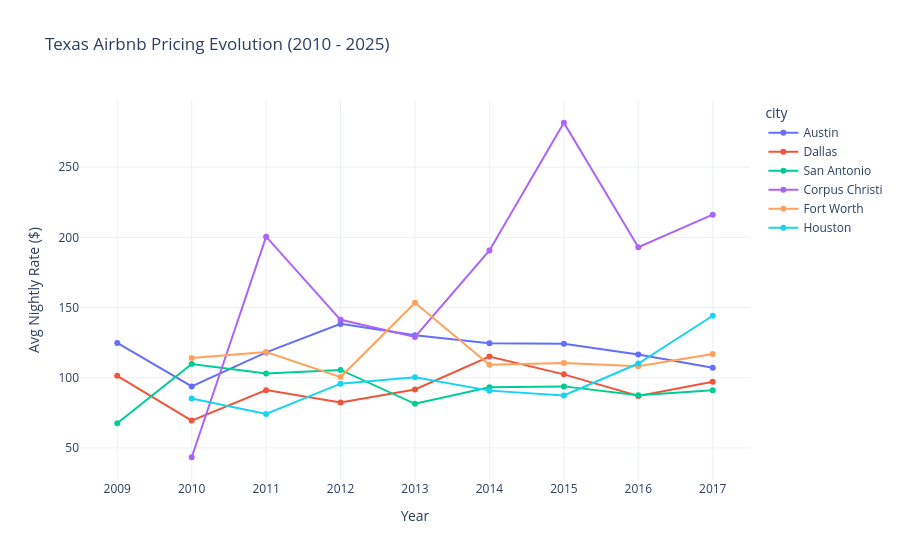

The code cell stored with this chart in its notebook:
### Markdown cell above
<p style="font-size:26px; font-weight:bold; color:#1B4F72; border-bottom: 2px solid #1B4F72; padding-bottom:10px;"> 🌀 Market Composition: Hierarchical Breakdown </p>
This Sunburst chart provides a multi-layered view of the Texas Airbnb market, moving from City (inner ring) to Capacity (outer ring). This allows us to see not just the average price, but the "weight" of each sub-market.

<span style="color:#2874A6;">◈ 1. Market Dominance (Inner Ring)</span>
The width of the inner segments represents the total "Value Volume" of each city.

Observation: The major metros (Houston, Dallas, and Austin) occupy the largest arcs, confirming that these cities represent the vast majority of the rental economy in Texas.

<span style="color:#2874A6;">◈ 2. The Inventory Mix (Outer Ring)</span>
The segments labeled 1.0, 2.0, 3.0, etc. represent the number of bedrooms.

The "One-Bedroom" Standard: In most major cities, the 1.0 segment is the widest. This indicates that the Texas market is primarily composed of smaller units, likely catering to solo travelers, couples, or business professionals.

Scaling Proportions: As we move to larger bedroom counts (3.0+), the segments become narrower. This visualizes the scarcity of large-capacity listings compared to the high volume of apartments and studios.

<span style="color:#2874A6;">◈ 3. Total Value vs. Nightly Cost</span>
average_rate_per_night_sum: This number represents the cumulative economic power of that segment. A large sum in the "1.0 bedroom" category doesn't mean it's the most expensive; it means there are so many of them that they generate the most total revenue for the city.

The Color Indicator: While the size shows volume, the color intensity shows the price level. Redder segments indicate "Premium" categories where the cost-per-unit is significantly higher than the state median.

<p style="font-size:20px; color:#1B4F72;"> 🎯 Summary Insight </p>
The Texas market is bottom-heavy. The sunburst reveals that the "Financial Engine" of the state's Airbnb market is driven by 1 and 2-bedroom properties in the urban core. While luxury 4+ bedroom houses exist, they represent a much smaller "slice" of the total market pie, suggesting that the most stable investment or travel opportunities lie in medium-capacity urban housing.

### Code cell
# 1. Group by Year and City to find the average price
# Note: Use your df_final so outliers don't fake the yearly trends
yearly_trends = df_final.groupby(['listing_year', 'city'])['average_rate_per_night'].mean().reset_index()

# 2. Filter for top 5-6 cities to keep the plot clean
top_cities = df_final['city'].value_counts().head(6).index
df_trends_top = yearly_trends[yearly_trends['city'].isin(top_cities)]

# 3. Create interactive line chart
fig = px.line(df_trends_top, 
              x="listing_year", 
              y="average_rate_per_night", 
              color="city",
              markers=True,
              title="Texas Airbnb Pricing Evolution (2010 - 2025)",
              labels={'average_rate_per_night': 'Avg Nightly Rate ($)', 'listing_year': 'Year'},
              template="plotly_white")


fig.update_layout(hovermode="x unified") # Shows all city prices when hovering over a year
fig.show()

### Figure 1 — Plotly figure (JSON) as saved in the notebook; plotly's stock layout.template omitted (floating-point values rounded to 4 significant figures)
{"data": [{"hovertemplate": "city=Austin<br>Year=%{x}<br>Avg Nightly Rate ($)=%{y}<extra></extra>", "legendgroup": "Austin", "line": {"color": "#636efa", "dash": "solid"}, "marker": {"symbol": "circle"}, "mode": "lines+markers", "name": "Austin", "orientation": "v", "showlegend": true, "type": "scatter", "x": [2009, 2010, 2011, 2012, 2013, 2014, 2015, 2016, 2017], "xaxis": "x", "y": [124.8, 93.79, 118.0, 138.3, 130.2, 124.6, 124.1, 116.5, 107.0], "yaxis": "y"}, {"hovertemplate": "city=Dallas<br>Year=%{x}<br>Avg Nightly Rate ($)=%{y}<extra></extra>", "legendgroup": "Dallas", "line": {"color": "#EF553B", "dash": "solid"}, "marker": {"symbol": "circle"}, "mode": "lines+markers", "name": "Dallas", "orientation": "v", "showlegend": true, "type": "scatter", "x": [2009, 2010, 2011, 2012, 2013, 2014, 2015, 2016, 2017], "xaxis": "x", "y": [101.3, 69.43, 91.14, 82.34, 91.63, 115.1, 102.4, 86.94, 97.12], "yaxis": "y"}, {"hovertemplate": "city=San Antonio<br>Year=%{x}<br>Avg Nightly Rate ($)=%{y}<extra></extra>", "legendgroup": "San Antonio", "line": {"color": "#00cc96", "dash": "solid"}, "marker": {"symbol": "circle"}, "mode": "lines+markers", "name": "San Antonio", "orientation": "v", "showlegend": true, "type": "scatter", "x": [2009, 2010, 2011, 2012, 2013, 2014, 2015, 2016, 2017], "xaxis": "x", "y": [67.5, 109.8, 103.1, 105.5, 81.4, 93.23, 93.81, 87.47, 90.98], "yaxis": "y"}, {"hovertemplate": "city=Corpus Christi<br>Year=%{x}<br>Avg Nightly Rate ($)=%{y}<extra></extra>", "legendgroup": "Corpus Christi", "line": {"color": "#ab63fa", "dash": "solid"}, "marker": {"symbol": "circle"}, "mode": "lines+markers", "name": "Corpus Christi", "orientation": "v", "showlegend": true, "type": "scatter", "x": [2010, 2011, 2012, 2013, 2014, 2015, 2016, 2017], "xaxis": "x", "y": [43.33, 200.5, 141.2, 129.0, 190.7, 281.6, 192.9, 216.1], "yaxis": "y"}, {"hovertemplate": "city=Fort Worth<br>Year=%{x}<br>Avg Nightly Rate ($)=%{y}<extra></extra>", "legendgroup": "Fort Worth", "line": {"color": "#FFA15A", "dash": "solid"}, "marker": {"symbol": "circle"}, "mode": "lines+markers", "name": "Fort Worth", "orientation": "v", "showlegend": true, "type": "scatter", "x": [2010, 2011, 2012, 2013, 2014, 2015, 2016, 2017], "xaxis": "x", "y": [114.0, 118.3, 100.4, 153.4, 109.3, 110.5, 108.2, 116.8], "yaxis": "y"}, {"hovertemplate": "city=Houston<br>Year=%{x}<br>Avg Nightly Rate ($)=%{y}<extra></extra>", "legendgroup": "Houston", "line": {"color": "#19d3f3", "dash": "solid"}, "marker": {"symbol": "circle"}, "mode": "lines+markers", "name": "Houston", "orientation": "v", "showlegend": true, "type": "scatter", "x": [2010, 2011, 2012, 2013, 2014, 2015, 2016, 2017], "xaxis": "x", "y": [85.25, 74.17, 95.77, 100.3, 90.79, 87.37, 110.1, 144.1], "yaxis": "y"}], "layout": {"hovermode": "x unified", "legend": {"title": {"text": "city"}, "tracegroupgap": 0}, "title": {"text": "Texas Airbnb Pricing Evolution (2010 - 2025)"}, "xaxis": {"anchor": "y", "domain": [0, 1], "title": {"text": "Year"}}, "yaxis": {"anchor": "x", "domain": [0, 1], "title": {"text": "Avg Nightly Rate ($)"}}}}
